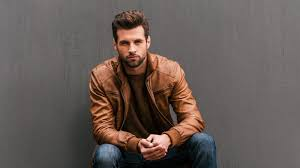
#> input picture images/img1.jpeg, 300 x 168 px
$ python histogram_grayscale.py
#> lines starting #> are read from the running program, lines starting #| are printed output that depends on the picture; after the words box and inside, x2 and y2 are one past the last pixel; in counts of white or black regions, pixels touching at a corner belong together
import cv2 as cv
import matplotlib.pyplot as plt
import numpy as np


img = cv.imread('./images/img1.jpeg')
#> img is the input picture: shape (168, 300, 3); mean B, G, R 85.8, 90.2, 101.2
img = cv.resize(img,(400,400))
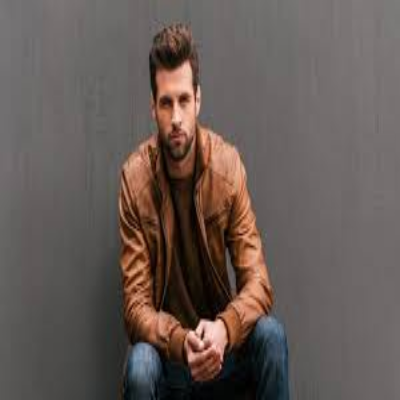
#> img: shape (400, 400, 3); mean B, G, R 85.7, 90.1, 101.2


img = cv.cvtColor(img,cv.COLOR_BGR2GRAY)
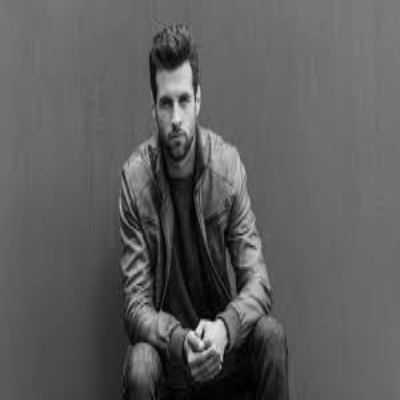
#> img: shape (400, 400); min 0, max 233, mean 93

# Grayscale Histogram

blank = np.zeros(img.shape[:2],dtype='uint8')
circle = cv.circle(blank,(img.shape[1]//2,img.shape[0]//2),100,255,-1)
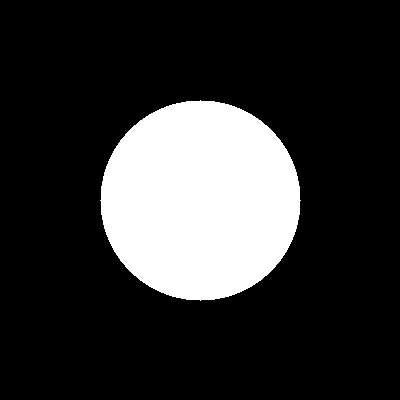
#> blank: shape (400, 400); 19.6% white; 1 white region, box (x1, y1, x2, y2) and area: (100, 100, 301, 301) 31417
mask = cv.bitwise_and(img,img,mask=circle)
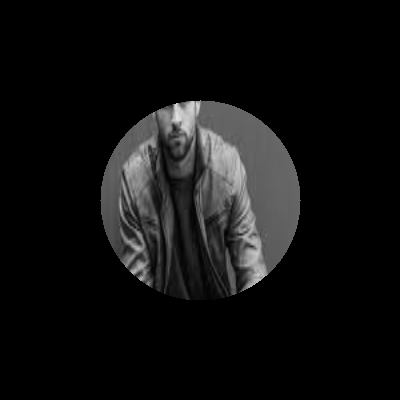
#> mask: shape (400, 400); min 0, max 227, mean 16.3

img = cv.calcHist([img],[0],mask,[256],[0,256])
#> img = 256 values, max 1505 at index 100, min 0 at index 0, mean 122.7


plt.figure()
plt.title("Hist")
plt.xlabel('bins')
plt.ylabel('# of px')
plt.plot(img)
plt.xlim([0,256])
plt.show()
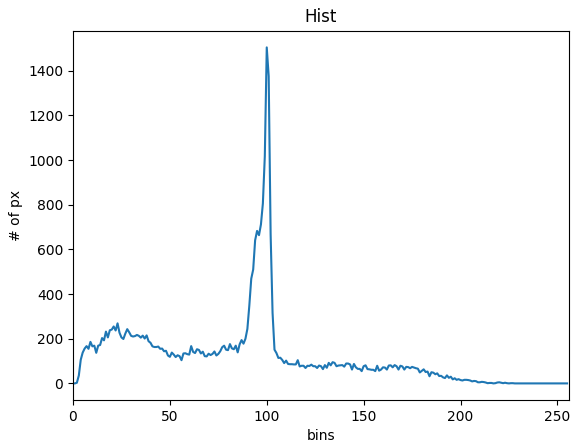
#> figure drawn by matplotlib, 1 panel; curve peaks at x = 100, y = 1505


# cv.imshow("img",img)


cv.waitKey(0)

$ run again, with images/img2.jpeg copied over images/img1.jpeg
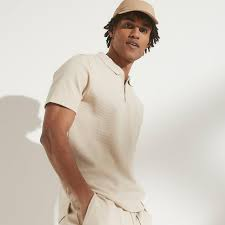
#> input picture images/img2.jpeg, 225 x 225 px
#> img is the input picture: shape (225, 225, 3); mean B, G, R 191.7, 201.9, 210.8
#> blank: shape (400, 400); 19.6% white; 1 white region, box (x1, y1, x2, y2) and area: (100, 100, 301, 301) 31417
#> `mask = cv.bitwise_and(img,img,mask=circle)`:
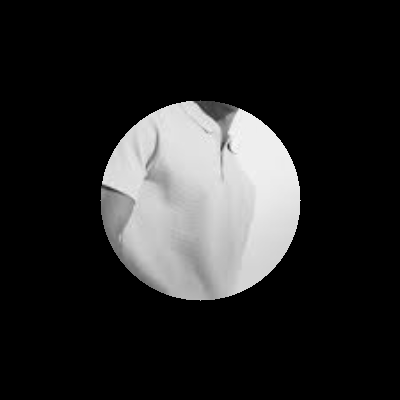
#> mask: shape (400, 400); min 0, max 250, mean 39.3
#> `img = cv.calcHist([img],[0],mask,[256],[0,256])`: img = 256 values, max 1860 at index 238, min 0 at index 0, mean 122.7
#> `plt.show()`:
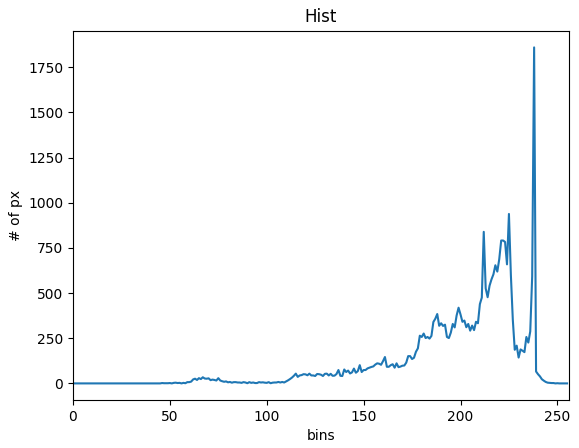
#> figure drawn by matplotlib, 1 panel; curve peaks at x = 238, y = 1860

$ run again, with images/img3.jpeg copied over images/img1.jpeg
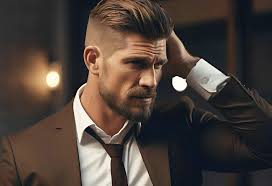
#> input picture images/img3.jpeg, 272 x 186 px
#> img is the input picture: shape (186, 272, 3); mean B, G, R 57.9, 64.4, 75.9
#> blank: shape (400, 400); 19.6% white; 1 white region, box (x1, y1, x2, y2) and area: (100, 100, 301, 301) 31417
#> `mask = cv.bitwise_and(img,img,mask=circle)`:
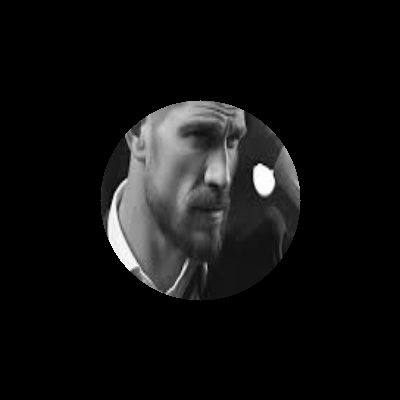
#> mask: shape (400, 400); min 0, max 255, mean 17.1
#> `img = cv.calcHist([img],[0],mask,[256],[0,256])`: img = 256 values, max 1421 at index 20, min 0 at index 0, mean 122.7
#> `plt.show()`:
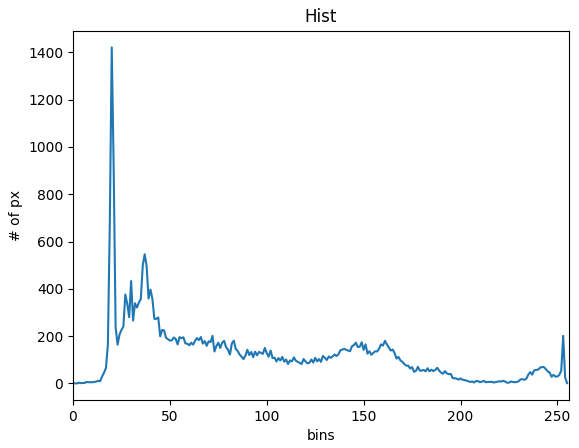
#> figure drawn by matplotlib, 1 panel; curve peaks at x = 20, y = 1421

$ run again, with images/img4.jpeg copied over images/img1.jpeg
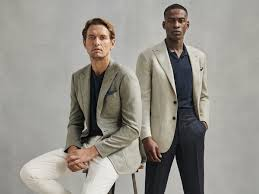
#> input picture images/img4.jpeg, 259 x 194 px
#> img is the input picture: shape (194, 259, 3); mean B, G, R 139.6, 146.5, 149.7
#> blank: shape (400, 400); 19.6% white; 1 white region, box (x1, y1, x2, y2) and area: (100, 100, 301, 301) 31417
#> `mask = cv.bitwise_and(img,img,mask=circle)`:
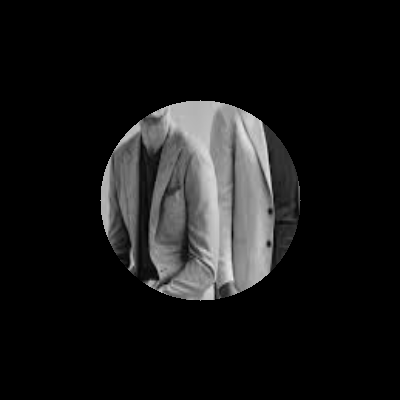
#> mask: shape (400, 400); min 0, max 239, mean 22.7
#> `img = cv.calcHist([img],[0],mask,[256],[0,256])`: img = 256 values, max 351 at index 183, min 0 at index 0, mean 122.7
#> `plt.show()`:
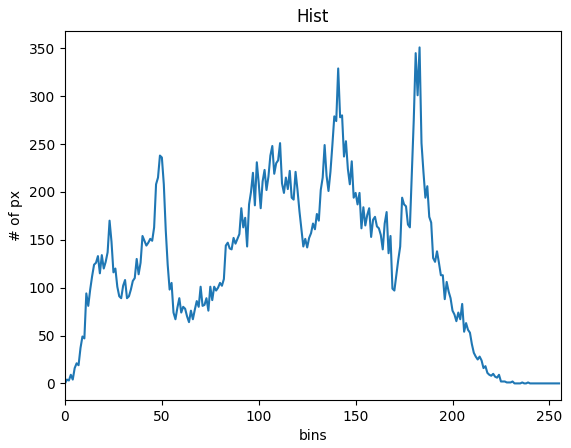
#> figure drawn by matplotlib, 1 panel; curve peaks at x = 183, y = 351
